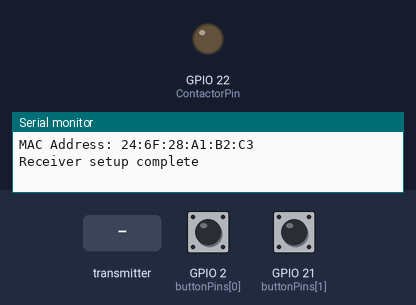
A sketch run on a simulated ESP32. On the bench: output pins drawn as LEDs (lit = HIGH), the last lines printed to the serial monitor. The inputs (shaded band) are chosen by the test bench; at power-on: GPIO 2 (buttonPins[0]) LOW, GPIO 21 (buttonPins[1]) LOW. At 5.9 s the program restarts the board; the recording ends there.

Above: at 1.2 s.
1.3 s: GPIO 2 (buttonPins[0]) pulled HIGH for 0.15 s
At 2.0 s:
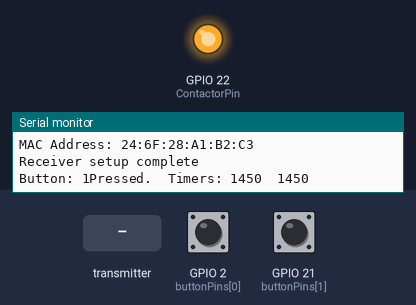
2.9 s: the transmitter starts sending CollectorState = 1
4.4 s: the transmitter starts sending ExtraState = 1
5.9 s: the transmitter starts sending reboot = 1
Timing chart, 0 to 5.9 s (numbered marks = the images above; inputs shaded):
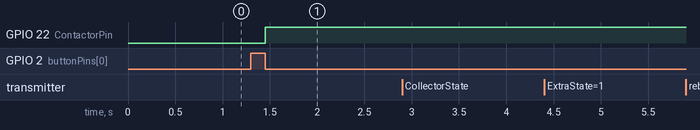

Measured:
- after the input at 1.3 s, GPIO 22 (ContactorPin): LOW → HIGH after 0.15 s

The sketch:

Collector_Receiver_Integrated_v1.ino
```cpp
#include <WiFi.h>
#include <esp_now.h>

#define NUM_RELAYS 2 // Assuming 6 relays in total
#define DEBOUNCE_DELAY 50 // Debounce delay in milliseconds
#define ContactorPin 22
#define ExtraPin 23
#define Sleep_Min 60
#define NUM_BUTTONS 2

bool CollectorStates[2] = {false,false};
bool ExtraStates[2] = {false,false};

const int buttonPins[2] = {2, 21};  // Change as per your setup
const bool pull = 0; //0 for down 1 for up

unsigned long lastChangeTime = {0}; // Time of last relay state change
bool recflag = false;
uint8_t receiverMac[] = {0xCC, 0xDB, 0xA7, 0x1E, 0xF7, 0xF8};

unsigned long startTime;
const unsigned long SLEEP_TIME = Sleep_Min*60*1000;


bool quesend[NUM_BUTTONS];
unsigned long timer0[NUM_BUTTONS],timer1[NUM_BUTTONS];
unsigned long t2;
bool timerlock[NUM_BUTTONS];

typedef struct struct_message {
  bool CollectorState;
  bool ExtraState;
  int button;
  int board;
  bool reboot;
} struct_message;

struct_message myData;


void setup() {
    Serial.begin(115200);
    Serial.print("MAC Address: ");
    Serial.println(WiFi.macAddress());
    pinMode(ContactorPin, OUTPUT);

    WiFi.mode(WIFI_STA);
    WiFi.disconnect();

    if (esp_now_init() != ESP_OK) {
        Serial.println("Error initializing ESP-NOW");
        return;
    }

    esp_now_register_recv_cb(OnDataRecv);
    Serial.println("Receiver setup complete");
    startTime = millis();

  for (int i = 0; i < NUM_BUTTONS; i++) {
    if(pull == 0){
    pinMode(buttonPins[i], INPUT_PULLDOWN);}
    else{
      pinMode(buttonPins[i], INPUT_PULLUP);
    }
  }
}

void loop() {
    if (millis() - startTime >= SLEEP_TIME && recflag == true) {
      Serial.println("Timer Sleep Activated");
      digitalWrite(ContactorPin, false);
      recflag = false;
    }

  for (int i = 0; i < NUM_BUTTONS; i++) {
      if (digitalRead(buttonPins[i]) == pull){  // reset timer flag

        timerlock[i] = false;
        timer0[i] = millis();
      }

    if (digitalRead(buttonPins[i]) == !pull) { // set the initial case
      if(timerlock[i] == false){
      timer0[i] = millis();
      timerlock[i] = true;
      }
      if(millis()-timer0[i] >= 100){
        quesend[i] = true;}}

      if(quesend[i] == true && digitalRead(buttonPins[i]) == pull){
        quesend[i] = false;
        t2 = millis();
        Serial.print("Button: ");
        Serial.print(i+1);
        Serial.print("Pressed.  Timers: ");
        Serial.print(timer0[i]);
        Serial.print("  ");
        Serial.print(t2);
        timer1[i] = timer0[i];
        timer0[i] - millis();
        timerlock[i] = false;

        if(i == 0){
          CollectorStates[0] = !CollectorStates[0];
          digitalWrite(ContactorPin, CollectorStates[0]);
        }
        if(i == 1){
          ExtraStates[0] = !ExtraStates[0];
          digitalWrite(ExtraPin, ExtraStates[0]);
        }

}}}


void OnDataRecv(const esp_now_recv_info* recv_info, const uint8_t* incomingData, int len) {
    recflag = true;

  memcpy(&myData, incomingData, sizeof(myData));
  CollectorStates[0]=myData.CollectorState;
  ExtraStates[0] = myData.ExtraState;

  if(myData.reboot == true){
    Serial.println("Received reboot command");
    esp_restart();
  }
        if (CollectorStates[1] != CollectorStates[0]) {
            unsigned long currentTime = millis();
            // Apply debounce delay to ensure stable state change
            if (currentTime - lastChangeTime >= DEBOUNCE_DELAY) {
                // Update relay state and print the change
                CollectorStates[1] = CollectorStates[0];
                Serial.print("Collector ");
                Serial.println(CollectorStates[0] ? " ON" : " OFF");
                lastChangeTime = currentTime;
                digitalWrite(ContactorPin, CollectorStates[0]);
            }
        }


       if (ExtraStates[1] != ExtraStates[0]) {
            unsigned long currentTime = millis();
            // Apply debounce delay to ensure stable state change
            if (currentTime - lastChangeTime >= DEBOUNCE_DELAY) {
                // Update relay state and print the change
                ExtraStates[1] = ExtraStates[0];
                Serial.print("Extra ");
                Serial.println(ExtraStates[0] ? " ON" : " OFF");
                lastChangeTime = currentTime;
                digitalWrite(ExtraPin, ExtraStates[0]);
            }
        }


    startTime = millis();
}
```
